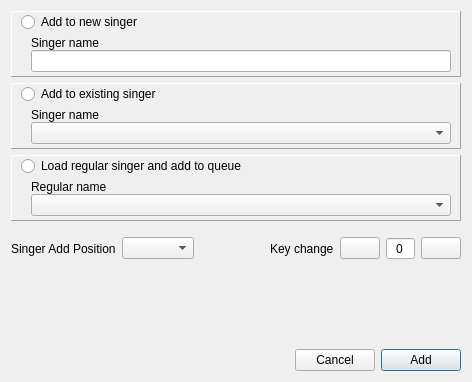
<?xml version="1.0" encoding="UTF-8"?>
<ui version="4.0">
 <class>DlgAddSong</class>
 <widget class="QDialog" name="DlgAddSong">
  <property name="geometry">
   <rect>
    <x>0</x>
    <y>0</y>
    <width>472</width>
    <height>382</height>
   </rect>
  </property>
  <property name="windowTitle">
   <string>Add Song To Queue</string>
  </property>
  <layout class="QVBoxLayout" name="verticalLayout_2">
   <item>
    <widget class="QFrame" name="frame">
     <property name="sizePolicy">
      <sizepolicy hsizetype="Preferred" vsizetype="Minimum">
       <horstretch>0</horstretch>
       <verstretch>0</verstretch>
      </sizepolicy>
     </property>
     <property name="frameShape">
      <enum>QFrame::Panel</enum>
     </property>
     <property name="frameShadow">
      <enum>QFrame::Raised</enum>
     </property>
     <layout class="QVBoxLayout" name="verticalLayout_7">
      <property name="spacing">
       <number>4</number>
      </property>
      <property name="topMargin">
       <number>0</number>
      </property>
      <property name="bottomMargin">
       <number>4</number>
      </property>
      <item>
       <widget class="QRadioButton" name="radioButtonAddSinger">
        <property name="sizePolicy">
         <sizepolicy hsizetype="Minimum" vsizetype="Minimum">
          <horstretch>0</horstretch>
          <verstretch>0</verstretch>
         </sizepolicy>
        </property>
        <property name="text">
         <string>Add to new singer</string>
        </property>
       </widget>
      </item>
      <item>
       <layout class="QHBoxLayout" name="horizontalLayout">
        <item>
         <layout class="QVBoxLayout" name="verticalLayout_3">
          <property name="spacing">
           <number>0</number>
          </property>
          <property name="leftMargin">
           <number>10</number>
          </property>
          <item>
           <widget class="QLabel" name="label">
            <property name="text">
             <string>Singer name</string>
            </property>
           </widget>
          </item>
          <item>
           <widget class="QLineEdit" name="lineEditNewSingerName"/>
          </item>
         </layout>
        </item>
       </layout>
      </item>
     </layout>
    </widget>
   </item>
   <item>
    <widget class="QFrame" name="frame_2">
     <property name="frameShape">
      <enum>QFrame::Panel</enum>
     </property>
     <property name="frameShadow">
      <enum>QFrame::Raised</enum>
     </property>
     <layout class="QVBoxLayout" name="verticalLayout_8">
      <property name="spacing">
       <number>4</number>
      </property>
      <property name="topMargin">
       <number>0</number>
      </property>
      <property name="bottomMargin">
       <number>4</number>
      </property>
      <item>
       <widget class="QRadioButton" name="radioButtonAddToExistingSinger">
        <property name="text">
         <string>Add to existing singer</string>
        </property>
       </widget>
      </item>
      <item>
       <layout class="QHBoxLayout" name="horizontalLayout_2">
        <property name="leftMargin">
         <number>10</number>
        </property>
        <item>
         <layout class="QVBoxLayout" name="verticalLayout">
          <property name="spacing">
           <number>0</number>
          </property>
          <item>
           <widget class="QLabel" name="label_3">
            <property name="text">
             <string>Singer name</string>
            </property>
           </widget>
          </item>
          <item>
           <widget class="QComboBox" name="comboBoxRotSingers">
            <property name="sizePolicy">
             <sizepolicy hsizetype="Expanding" vsizetype="Fixed">
              <horstretch>0</horstretch>
              <verstretch>0</verstretch>
             </sizepolicy>
            </property>
            <property name="minimumSize">
             <size>
              <width>200</width>
              <height>0</height>
             </size>
            </property>
           </widget>
          </item>
         </layout>
        </item>
       </layout>
      </item>
     </layout>
    </widget>
   </item>
   <item>
    <widget class="QFrame" name="frame_3">
     <property name="frameShape">
      <enum>QFrame::Panel</enum>
     </property>
     <property name="frameShadow">
      <enum>QFrame::Raised</enum>
     </property>
     <layout class="QVBoxLayout" name="verticalLayout_10">
      <property name="spacing">
       <number>4</number>
      </property>
      <property name="topMargin">
       <number>0</number>
      </property>
      <property name="bottomMargin">
       <number>4</number>
      </property>
      <item>
       <widget class="QRadioButton" name="radioButtonLoadRegAndAdd">
        <property name="text">
         <string>Load regular singer and add to queue</string>
        </property>
       </widget>
      </item>
      <item>
       <layout class="QHBoxLayout" name="horizontalLayout_4">
        <property name="leftMargin">
         <number>10</number>
        </property>
        <item>
         <layout class="QVBoxLayout" name="verticalLayout_4">
          <property name="spacing">
           <number>0</number>
          </property>
          <item>
           <widget class="QLabel" name="label_5">
            <property name="text">
             <string>Regular name</string>
            </property>
           </widget>
          </item>
          <item>
           <widget class="QComboBox" name="comboBoxRegSingers">
            <property name="sizePolicy">
             <sizepolicy hsizetype="Expanding" vsizetype="Fixed">
              <horstretch>0</horstretch>
              <verstretch>0</verstretch>
             </sizepolicy>
            </property>
           </widget>
          </item>
         </layout>
        </item>
        <item>
         <layout class="QVBoxLayout" name="verticalLayout_9"/>
        </item>
       </layout>
      </item>
     </layout>
    </widget>
   </item>
   <item>
    <layout class="QHBoxLayout" name="horizontalLayout_5">
     <property name="topMargin">
      <number>10</number>
     </property>
     <item>
      <widget class="QLabel" name="label_2">
       <property name="text">
        <string>Singer Add Position</string>
       </property>
      </widget>
     </item>
     <item>
      <widget class="QComboBox" name="comboBoxPosition"/>
     </item>
     <item>
      <spacer name="horizontalSpacer">
       <property name="orientation">
        <enum>Qt::Horizontal</enum>
       </property>
       <property name="sizeHint" stdset="0">
        <size>
         <width>40</width>
         <height>20</height>
        </size>
       </property>
      </spacer>
     </item>
     <item>
      <widget class="QLabel" name="label_6">
       <property name="text">
        <string>Key change</string>
       </property>
      </widget>
     </item>
     <item>
      <widget class="QPushButton" name="pushButtonKeyDown">
       <property name="focusPolicy">
        <enum>Qt::NoFocus</enum>
       </property>
       <property name="text">
        <string/>
       </property>
       <property name="icon">
        <iconset resource="resources.qrc">
         <normaloff>:/theme/Icons/okjbreeze-dark/actions/22/downindicator.svg</normaloff>:/theme/Icons/okjbreeze-dark/actions/22/downindicator.svg</iconset>
       </property>
       <property name="iconSize">
        <size>
         <width>26</width>
         <height>26</height>
        </size>
       </property>
      </widget>
     </item>
     <item>
      <widget class="QSpinBox" name="spinBoxKeyChange">
       <property name="frame">
        <bool>true</bool>
       </property>
       <property name="alignment">
        <set>Qt::AlignCenter</set>
       </property>
       <property name="buttonSymbols">
        <enum>QAbstractSpinBox::NoButtons</enum>
       </property>
       <property name="minimum">
        <number>-12</number>
       </property>
       <property name="maximum">
        <number>12</number>
       </property>
      </widget>
     </item>
     <item>
      <widget class="QPushButton" name="pushButtonKeyUp">
       <property name="focusPolicy">
        <enum>Qt::NoFocus</enum>
       </property>
       <property name="text">
        <string/>
       </property>
       <property name="icon">
        <iconset resource="resources.qrc">
         <normaloff>:/theme/Icons/okjbreeze-dark/actions/22/upindicator.svg</normaloff>:/theme/Icons/okjbreeze-dark/actions/22/upindicator.svg</iconset>
       </property>
       <property name="iconSize">
        <size>
         <width>26</width>
         <height>26</height>
        </size>
       </property>
      </widget>
     </item>
    </layout>
   </item>
   <item>
    <spacer name="verticalSpacer">
     <property name="orientation">
      <enum>Qt::Vertical</enum>
     </property>
     <property name="sizeHint" stdset="0">
      <size>
       <width>20</width>
       <height>40</height>
      </size>
     </property>
    </spacer>
   </item>
   <item>
    <layout class="QHBoxLayout" name="horizontalLayout_3">
     <item>
      <spacer name="horizontalSpacer_2">
       <property name="orientation">
        <enum>Qt::Horizontal</enum>
       </property>
       <property name="sizeHint" stdset="0">
        <size>
         <width>40</width>
         <height>20</height>
        </size>
       </property>
      </spacer>
     </item>
     <item>
      <widget class="QPushButton" name="pushButtonCancel">
       <property name="focusPolicy">
        <enum>Qt::TabFocus</enum>
       </property>
       <property name="text">
        <string>Cancel</string>
       </property>
       <property name="autoDefault">
        <bool>false</bool>
       </property>
      </widget>
     </item>
     <item>
      <widget class="QPushButton" name="pushButtonAdd">
       <property name="focusPolicy">
        <enum>Qt::TabFocus</enum>
       </property>
       <property name="text">
        <string>Add</string>
       </property>
       <property name="autoDefault">
        <bool>false</bool>
       </property>
       <property name="default">
        <bool>true</bool>
       </property>
      </widget>
     </item>
    </layout>
   </item>
  </layout>
 </widget>
 <resources>
  <include location="resources.qrc"/>
 </resources>
 <connections/>
</ui>
